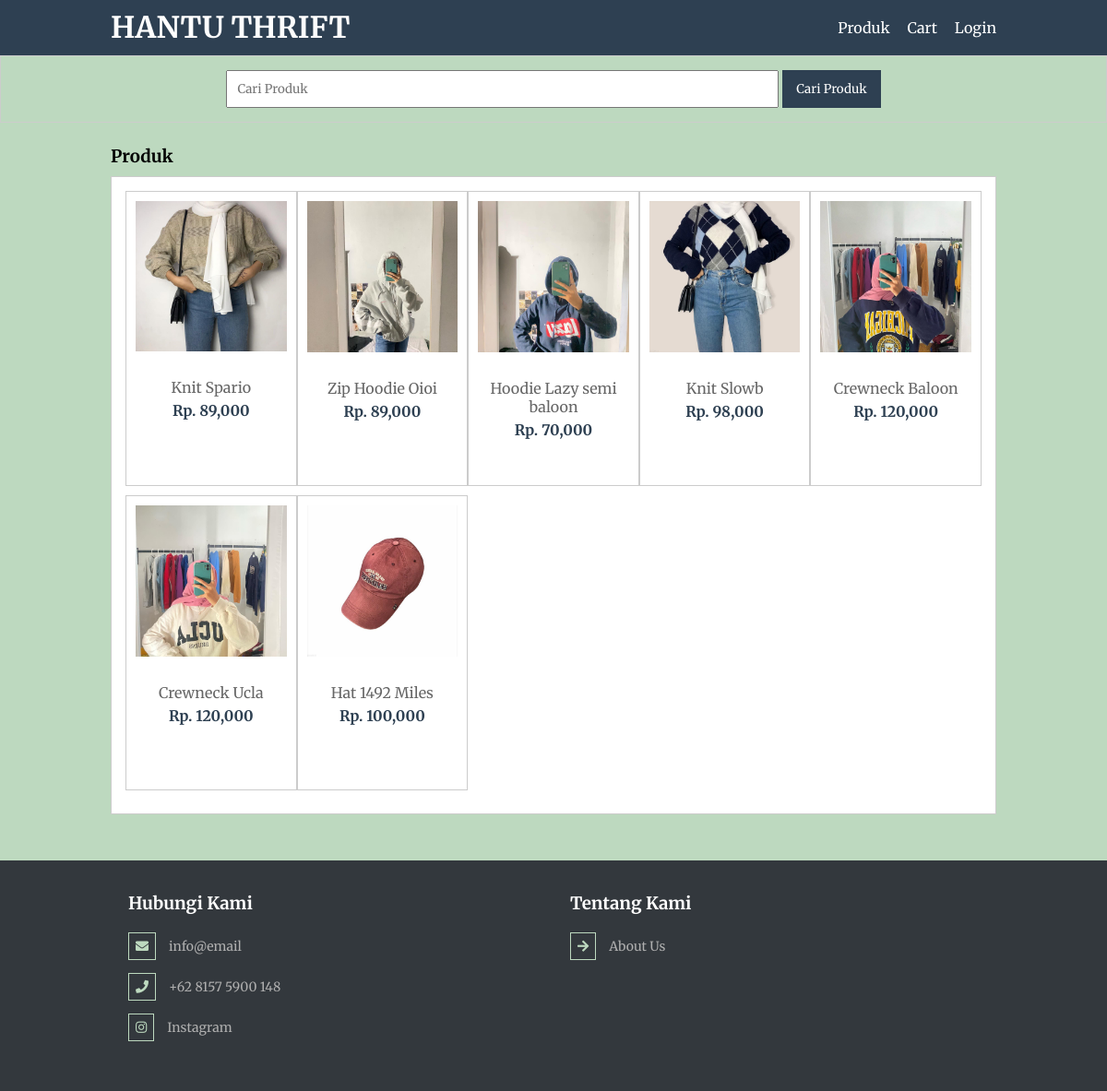
/produk.php, run on the app's committed database.
### tables this page shows
CREATE TABLE `tb_product` (
  `id_product` int(11) NOT NULL,
  `id_category` int(11) NOT NULL,
  `name_product` varchar(100) NOT NULL,
  `price_product` int(11) NOT NULL,
  `description_product` text NOT NULL,
  `image_product` varchar(100) NOT NULL,
  `status_product` tinyint(1) NOT NULL,
  `created_data` timestamp NOT NULL DEFAULT current_timestamp()
);

### produk.php (the view, shortened to what this page needs)
<?php
    include 'db.php';
    $kontak = mysqli_query($conn, "SELECT telp_admin, email_admin, address_admin FROM tb_admin WHERE id_admin = 1");
    $a = mysqli_fetch_object($kontak);
?>
<!DOCTYPE html>
<html>
    <head>
        <link rel="stylesheet" type="text/css" href="style.css">
        <link rel="stylesheet" href="https://cdnjs.cloudflare.com/ajax/libs/font-awesome/5.13.0/css/all.min.css">
    </head>
    <body>
       <header>
           <div class="container">
                <h1><a href="index">HANTU THRIFT</a></h1>
                <ul>
                    <li><a href="produk">Produk</a></li>
                    <li><a href="keranjang">Cart</a></li>
                    <?php
                    if(isset($_SESSION['status_login_user'])){
                        ?>
                        <li><a href="user/logout-user">Logout</a></li>
                   <?php }else{
                        ?>
                        <li><a href="user/login-user">Login</a></li>
                    <?php } ?>
                </ul>
           </div>
       </header>
       <div class="search">
            <div class="container">
                <form action="produk">
                    <input type="text" name="search" placeholder="Cari Produk" value="<?php echo $_GET['search'] ?>">
                    <input type="submit" name="cari" value="Cari Produk">
                </form>
            </div>
       </div>
       <div class="section">
           <div class="container">
               <h3>Produk</h3>
               <div class="box">
                   <?php
                        $produk = mysqli_query($conn, "SELECT * FROM tb_product WHERE status_product = 1 $where ORDER BY id_product DESC");
                        if(mysqli_num_rows($produk) > 0){
                            while($p = mysqli_fetch_array($produk)){
                   ?>
                        <a href="detail-produk?id=<?php echo $p['id_product'] ?>">
                            <div class="col-4">
                                <img src="produkk/<?php echo $p['image_product'] ?>" >
                                <p class="nama"><?php echo substr($p['name_product'], 0, 30) ?></p>
                                <p class="harga">Rp. <?php echo number_format($p['price_product'])  ?></p>
                            </div>
                        </a>
                    <?php }}else{ ?>
                        <p>Produk Tidak Ada</p>
                    <?php } ?>
               </div>
           </div>
       </div>
       <div class="footer">
            <div class="col-6">
                <h3>Hubungi Kami</h3>
                    <ul class="address">
                        <li><i class="fas fa-envelope"></i><a href="mailto:info@email">info@email</a></li>
                        <li><i class="fas fa-phone"></i><a href="https://api.whatsapp.com/send?phone=<?php echo $a->telp_admin ?>&text=Hai, saya tertarik dengan produk Anda." target="_blank">+62 8157 5900 148</a></li>
                        <li><i class="fab fa-instagram"></i><a href="https://www.instagram.com/shintanabl_" target="_blank">Instagram</a></li>
                    </ul>
            </div>
            <div class="col-6">
                <h3>Tentang Kami</h3>
                    <ul class="address">
                        <li><i class="fas fa-arrow-right"></i><a href="about">About Us</a></li>
                    </ul>
            </div>
        </div>
    </body>
</html>

### style.css (style rules this page uses)
* { padding: 0; margin: 0; font-family: 'Merriweather', serif; }
body { background-color:#bdd9bf; }
a { color: inherit; text-decoration: none; }
header { background-color: #2E4052; color: #fff; }
header h1 { float: left; padding: 10px 0; }
header ul { float: right; }
header ul li { display: inline-block; }
header ul li a { padding: 20px 0 20px 15px; display: inline-block; }
.container { width: 80%; margin:0 auto; }
.container:after { content: ''; display: block; clear: both; }
.section { padding: 25px 0; }
.box { background-color: #fff; border: 1px solid #ccc; padding: 15px; box-sizing: border-box; margin: 10px 0 25px 0; }
.box:after { content: ''; display: block; clear: both; }
.search { padding:15px 0; background-color: #bdd9bf; border: 1px solid #ccc; text-align: center; }
.search input[type=text] { width: 60%; padding: 10px; }
.search input[type=submit] { padding: 12px 15px; background-color: #2E4052; color: #fff; border: none; cursor: pointer; }
.col-4 { width: 20%; height: 320px; border: 1px solid #ccc; float: left; padding: 10px; box-sizing: border-box; margin-bottom: 10px; }
.col-4 img { margin-bottom: 25px; width: 100%; }
.col-4 .nama { color: #666; text-align: center; margin-bottom: 5px; }
.col-4 .harga { text-align: center; font-weight: bold; color: #2E4052 ; }
.footer { width: 100%; height: 200px; padding: 25px 0 ; background-color: #33383d; color: #fff; }
.col-6 h3 { margin-bottom: 20px; }
.col-6 { margin-left: 129px; width: 350px; height: 200px; padding: 10px; float: left; box-sizing: border-box; }
.col-6 ul li { list-style-type: none; margin-bottom: 1em; color: #afafaf; font-size: 14px; }
.col-6 ul.address li i { color: #bdd9bf; border: 1px solid #bdd9bf; padding: .5em; margin-right: 1em; }

### data on the page
tb_product: image_product (picture), name_product "Knit Spario", price_product "89,000"
tb_product: image_product (picture), name_product "Zip Hoodie Oioi", price_product "89,000"
tb_product: image_product (picture), name_product "Hoodie Lazy semi baloon", price_product "70,000"
tb_product: image_product (picture), name_product "Knit Slowb", price_product "98,000"
tb_product: image_product (picture), name_product "Crewneck Baloon", price_product "120,000"
tb_product: image_product (picture), name_product "Crewneck Ucla", price_product "120,000"
tb_product: image_product (picture), name_product "Hat 1492 Miles", price_product "100,000"
